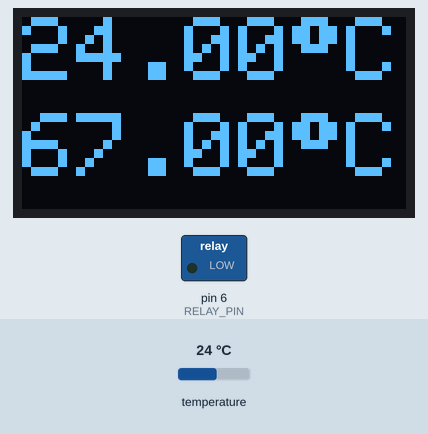
A sketch run on a simulated Arduino Uno, built with avr-gcc and run on an emulated ATmega328P. Parts: 128×64 one-colour display, switched loads named in the sketch (green lamp = pin HIGH). Inputs (shaded band) come from the test bench; at power-on: temperature 24 °C. What the sketch prints to the serial monitor is not drawn.

Above: at 10.0 s.
10.1 s: temperature set to 12 °C
At 12.7 s:
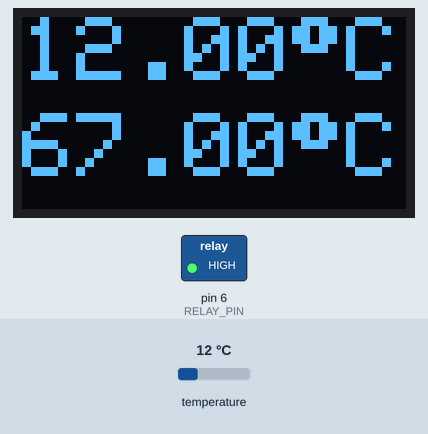
13.6 s: temperature set to 19 °C
At 17.6 s:
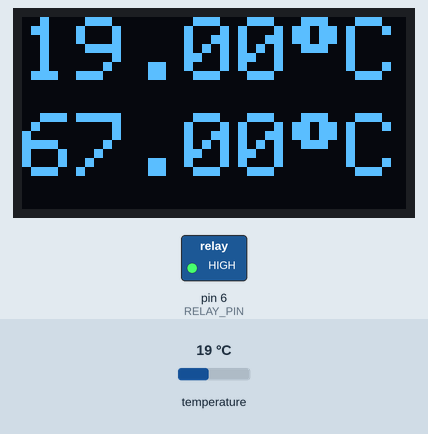
17.8 s: temperature set to 17.9 °C
At 22.7 s:
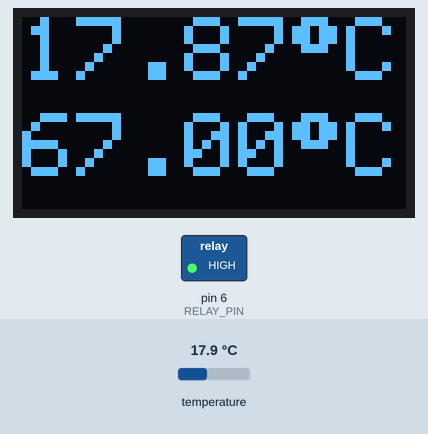
Timing chart, 0 to 33.5 s (numbered marks = the images above; inputs shaded):
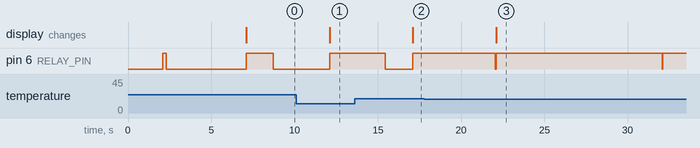

Measured:
- after the input at 10.1 s, the display: changes after 2.0 s (image 1)
- after the input at 13.6 s, the display: changes after 3.5 s (image 2)
- after the input at 17.8 s, the display: changes after 4.3 s (image 3)
- by itself, pin 6 (RELAY_PIN): alternates HIGH for 10.0 s and LOW for 0.04 s

The sketch:

BoilerController.ino
```cpp
// DS18B20
#include <OneWire.h>
#define OW_PIN 7
#define NUM_DS18B20 1
OneWire ds(OW_PIN);
byte owAddr[NUM_DS18B20][8], owData[NUM_DS18B20][12];
bool gettingTemp=false;
unsigned long readTempTimer=0;

// Display
#include <Adafruit_GFX.h>
#include <Adafruit_SSD1306.h>
#define OLED_RESET 4
#define NUMFLAKES 10
#define XPOS 0
#define YPOS 1
#define DELTAY 2
#define LOGO16_GLCD_HEIGHT 16
#define LOGO16_GLCD_WIDTH  16
#define DEGREE_SYMBOL char(247)
Adafruit_SSD1306 display(OLED_RESET);

// PID
#include <PID_v1.h>
#define RELAY_PIN 6
double setPoint, input, output;
#define Kp 2
#define Ki 5
#define Kd 1
#define windowSize 5000
unsigned long windowStartTime;
PID myPID(&input, &output, &setPoint, Kp, Ki, Kd, DIRECT);

void setup()
{
  // Setup Serial
  Serial.begin(115200);
  while(!Serial) continue;

  // Setup DS18B20
  for(int i=0; i<NUM_DS18B20; i++){
    if(!ds.search(owAddr[i])){
      Serial.print("error,DS18B20,nodevice;");
      return;
    }

    if(OneWire::crc8(owAddr[i],7)!=owAddr[i][7]){
      Serial.print("error,DS18B20,crcfail;");
      return;
    }

    if(owAddr[i][0]!=0x28){
      Serial.print("error,DS18B20,notDS18B20;");
      return;
    }
  }
  input=0;

  // Setup Display
  display.begin(SSD1306_SWITCHCAPVCC, 0x3C);
  display.clearDisplay();
  display.setTextColor(WHITE);
  display.setTextSize(3);
  display.display();
  delay(2000);

  // Setup PID
  pinMode(RELAY_PIN, OUTPUT);
  windowStartTime = millis();
  setPoint = 67.0; // °C
  myPID.SetOutputLimits(0, windowSize);
  myPID.SetMode(AUTOMATIC);
}

void loop()
{
  if(!gettingTemp) startReadTemp(0);
  else if(gettingTemp && millis()>=readTempTimer) input=endReadTemp(0);

  myPID.Compute();

  if ((millis() - windowStartTime) > windowSize){
    windowStartTime += windowSize;
    Serial.print(input);
    Serial.print(",");
    Serial.println(output);
    displayData(input, setPoint);
  }
  if (output < (millis() - windowStartTime))
    digitalWrite(RELAY_PIN, LOW);
  else digitalWrite(RELAY_PIN, HIGH);
}

// DS18B20 Functions
float readTemp(int j){
  ds.reset();
  ds.select(owAddr[j]);
  ds.write(0x44,1);

  delay(1000);

  int present=ds.reset();
  ds.select(owAddr[j]);
  ds.write(0xBE);

  for(int i=0; i<9; i++) owData[j][i]=ds.read();

  int16_t raw=(owData[j][1]<<8)|owData[j][0];
  byte cfg=(owData[j][4]&0x60);
  if(cfg==0x00) raw=raw&~7;
  else if(cfg==0x20) raw=raw&~3;
  else if(cfg==0x40) raw=raw&~1;
  return float(raw)/16.;
}

void startReadTemp(int j){
  ds.reset();
  ds.select(owAddr[j]);
  ds.write(0x44,1);
  readTempTimer=millis()+1000;
  gettingTemp=true;
}

double endReadTemp(int j){
  gettingTemp=false;
  int present=ds.reset();
  ds.select(owAddr[j]);
  ds.write(0xBE);

  for(int i=0; i<9; i++) owData[j][i]=ds.read();

  int16_t raw=(owData[j][1]<<8)|owData[j][0];
  byte cfg=(owData[j][4]&0x60);
  if(cfg==0x00) raw=raw&~7;
  else if(cfg==0x20) raw=raw&~3;
  else if(cfg==0x40) raw=raw&~1;
  return float(raw)/16.;
}

// Display Functions
void displayData(double input, double setp){
  display.clearDisplay();
  display.setCursor(0,0);
  display.print(input);
  display.print(DEGREE_SYMBOL);
  display.print("C");
  display.setCursor(0,32);
  display.print(setp);
  display.print(DEGREE_SYMBOL);
  display.println("C");
  display.display();
}

void displayError(){
  display.clearDisplay();
  display.setCursor(0,0);
  display.print("ERROR!");
  display.display();
}
```
